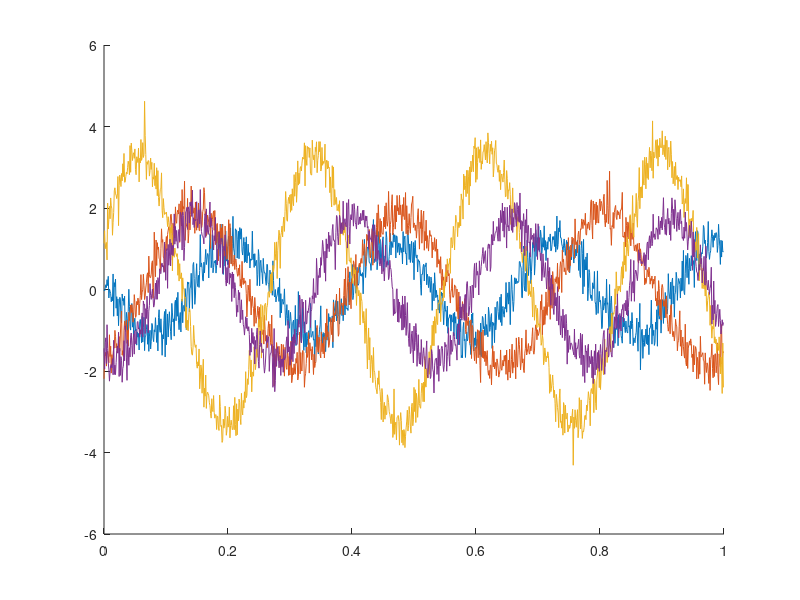

Write MATLAB code to recreate this figure.
t=0:1/1024:1-1/1024;
clf;
hold on;
for i=1:4
    y=random('unif',1,4,1,1)*cos(2*pi*t*random('unif',1,5,1,1)+random('unif',-pi,pi,1,1))+0.3*randn(1,1024);
    plot(t,y)
end